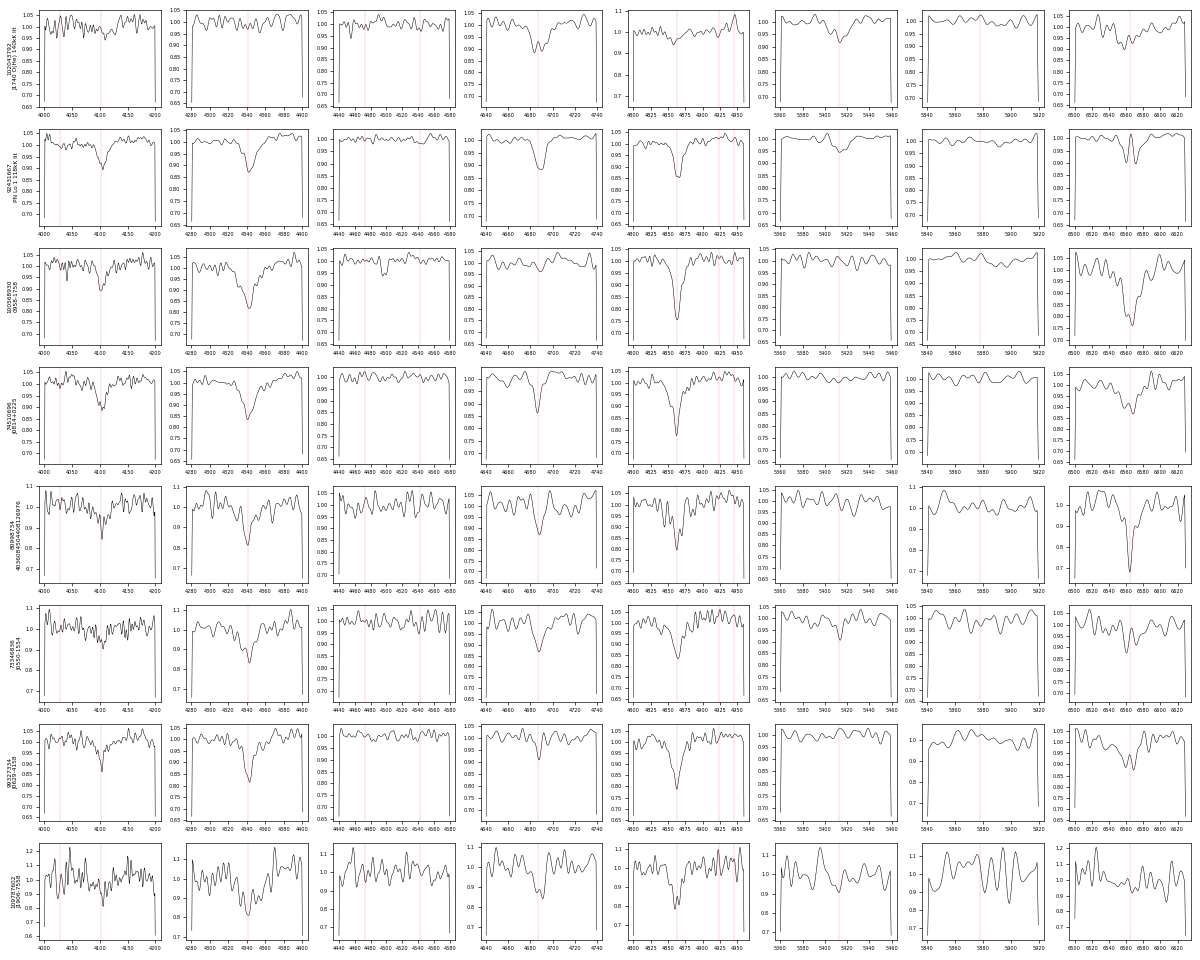

The Python source for this figure:
import os
import sys, numpy as np, matplotlib; matplotlib.use("Agg"); import matplotlib.pyplot as plt
sys.path.insert(0, os.path.expanduser("~/claude_projects/sdssv-white-dwarfs-2026/scripts")); import sdssv
from scipy.ndimage import median_filter
S = [("102043792", "J1740 O(He) 140kK lit"), ("92431667", "PN Lo 1 118kK lit"), ("100568930", "0958-1758"), ("74510696", "J0814+0225"), ("80998734", "4036084504408126976"),
     ("73346836", "J0550-1554"), ("99327334", "J0629-4158"), ("109787602", "J1906-7558")]
R = [(4000, 4200), (4280, 4400), (4440, 4580), (4640, 4740), (4800, 4960), (5360, 5460), (5840, 5920), (6500, 6630)]
fig, ax = plt.subplots(len(S), len(R), figsize=(20, 2.0 * len(S)))
for i, (sid, lab) in enumerate(S):
    vs = sdssv.visits(sid); vs = [v for v in vs if v["in_stack"]] or vs; w, f, iv = sdssv.coadd(vs)[:3]
    ok = (iv > 0) & np.isfinite(f); w, f = w[ok], f[ok]; cont = median_filter(f, 301, mode="nearest")
    for j, (a, b) in enumerate(R):
        s = (w > a) & (w < b); ax[i, j].plot(w[s], np.convolve(f[s] / cont[s], np.ones(3) / 3, "same"), "k", lw=.6)
        for l in [4027.3, 4102.9, 4341.7, 4472.7, 4542.8, 4687.0, 4862.7, 4923.3, 5413.0, 5877.3, 6564.6, 4945.9]:
            if a < l < b: ax[i, j].axvline(l, color="r", lw=.4, alpha=.5)
        ax[i, j].tick_params(labelsize=6)
    ax[i, 0].set_ylabel(f"{sid}\n{lab}", fontsize=7)
plt.tight_layout(); plt.savefig("panel.png", dpi=60)
